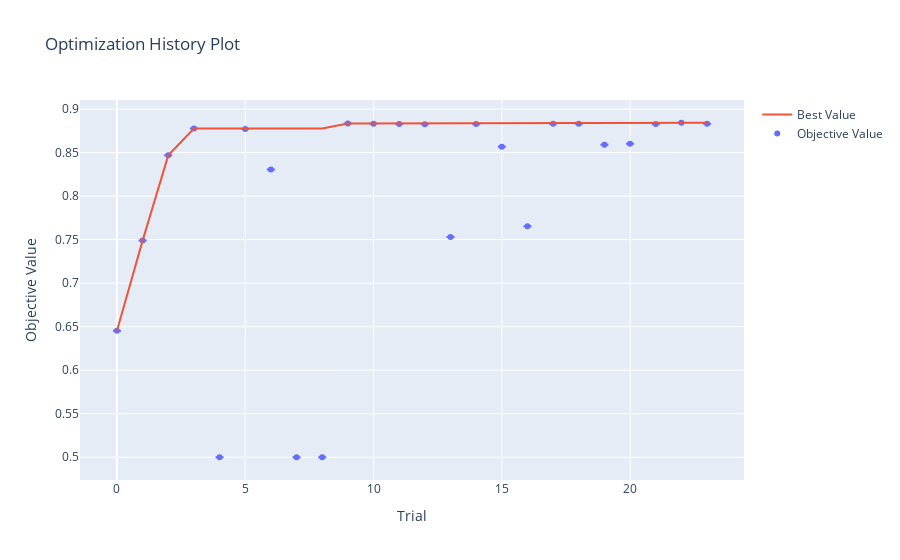

The code cell stored with this chart in its notebook:
### Markdown cell above
Let's run for 5 seconds more, look at the results and at the plot:

### Code cell
study.optimize(objective, timeout=5, n_jobs=-1)

print("Best trial:", study.best_trial.number)
print("Best average cross-validation ROC AUC:", study.best_trial.value)
print("Best hyperparameters:", study.best_params)

# Plotting Optimization History
optimization_history_plot = vis.plot_optimization_history(study, error_bar=True)
optimization_history_plot.show()

### Figure 1 — Plotly figure (JSON) as saved in the notebook; plotly's stock layout.template omitted (floating-point values rounded to 4 significant figures)
{"data": [{"error_y": {"array": [0, 0, 0, 0, 0, 0, 0, 0, 0, 0, 0, 0, 0, 0, 0, 0, 0, 0, 0, 0, 0, 0, 0, 0], "type": "data", "visible": true}, "mode": "markers", "name": "Objective Value", "type": "scatter", "x": [0, 1, 2, 3, 4, 5, 6, 7, 8, 9, 10, 11, 12, 13, 14, 15, 16, 17, 18, 19, 20, 21, 22, 23], "y": [0.6452, 0.7489, 0.8468, 0.8776, 0.5, 0.8773, 0.8305, 0.5, 0.5, 0.8835, 0.8833, 0.883, 0.8826, 0.7531, 0.8829, 0.8567, 0.7653, 0.8831, 0.883, 0.8591, 0.86, 0.883, 0.8843, 0.8832]}, {"name": "Best Value", "type": "scatter", "x": [0, 1, 2, 3, 4, 5, 6, 7, 8, 9, 10, 11, 12, 13, 14, 15, 16, 17, 18, 19, 20, 21, 22, 23], "y": [0.6452, 0.7489, 0.8468, 0.8776, 0.8776, 0.8776, 0.8776, 0.8776, 0.8776, 0.8835, 0.8835, 0.8835, 0.8835, 0.8835, 0.8835, 0.8835, 0.8835, 0.8835, 0.8835, 0.8835, 0.8835, 0.8835, 0.8843, 0.8843]}, {"line": {"width": 0.01}, "mode": "lines", "showlegend": false, "type": "scatter", "x": [0, 1, 2, 3, 4, 5, 6, 7, 8, 9, 10, 11, 12, 13, 14, 15, 16, 17, 18, 19, 20, 21, 22, 23], "y": [0.6452, 0.7489, 0.8468, 0.8776, 0.8776, 0.8776, 0.8776, 0.8776, 0.8776, 0.8835, 0.8835, 0.8835, 0.8835, 0.8835, 0.8835, 0.8835, 0.8835, 0.8835, 0.8835, 0.8835, 0.8835, 0.8835, 0.8843, 0.8843]}, {"fill": "tonexty", "fillcolor": "rgba(255,0,0,0.2)", "mode": "none", "showlegend": false, "type": "scatter", "x": [0, 1, 2, 3, 4, 5, 6, 7, 8, 9, 10, 11, 12, 13, 14, 15, 16, 17, 18, 19, 20, 21, 22, 23], "y": [0.6452, 0.7489, 0.8468, 0.8776, 0.8776, 0.8776, 0.8776, 0.8776, 0.8776, 0.8835, 0.8835, 0.8835, 0.8835, 0.8835, 0.8835, 0.8835, 0.8835, 0.8835, 0.8835, 0.8835, 0.8835, 0.8835, 0.8843, 0.8843]}], "layout": {"title": {"text": "Optimization History Plot"}, "xaxis": {"title": {"text": "Trial"}}, "yaxis": {"title": {"text": "Objective Value"}}}}
